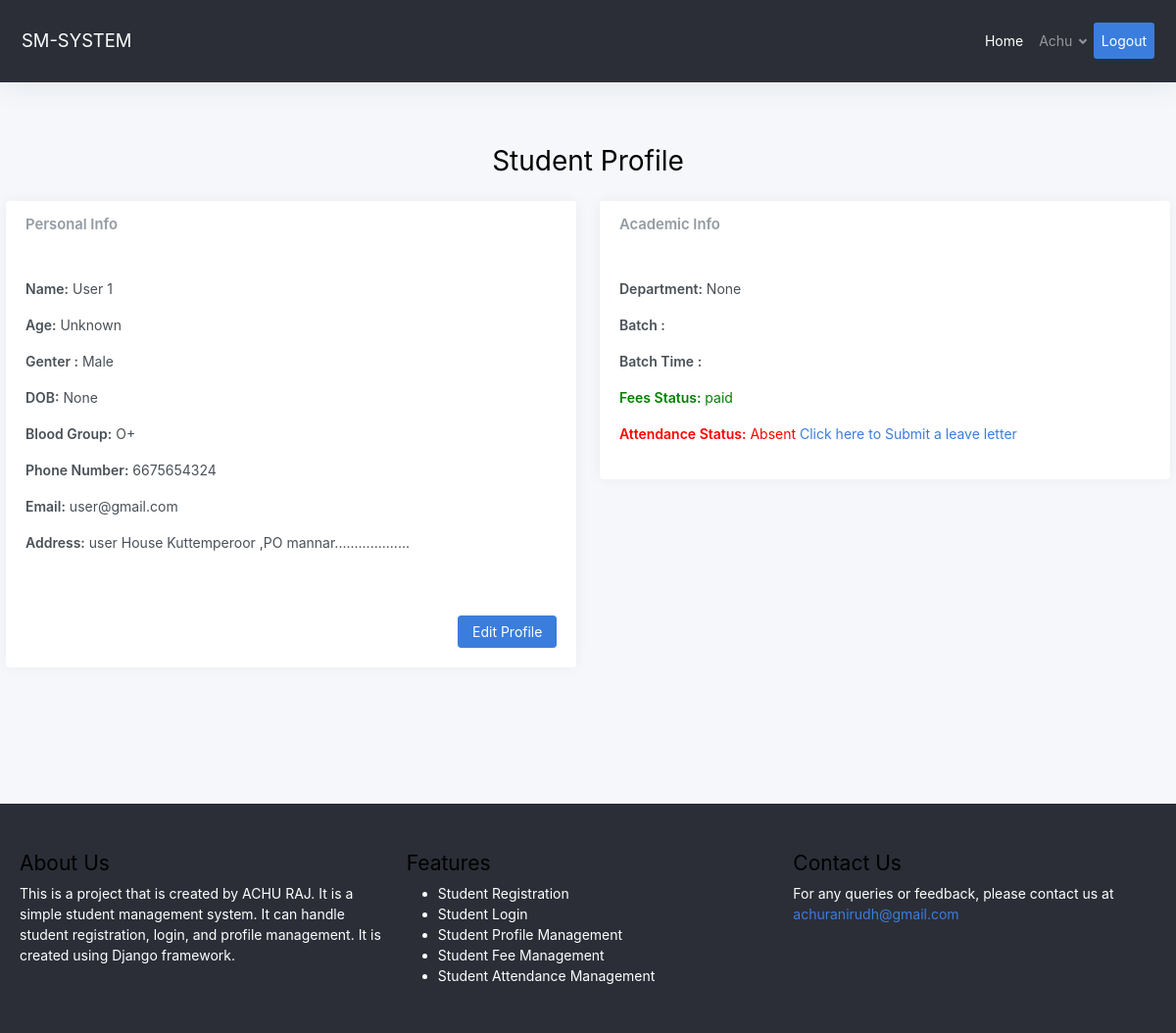
Screenshot of / (signed in) with the database file from the repository.
### home/models.py (models this page shows, shortened)
class Student(models.Model):
    first_name = models.CharField(max_length=50)
    last_name  = models.CharField(max_length=50)
    user = models.OneToOneField(User, on_delete=models.CASCADE,null=True,blank=True)
    registration_number = models.CharField(max_length=20, unique=True, null=True, blank=True)
    date_of_birth = models.DateField(null=True, blank=True)
    email = models.EmailField(null=True, blank=True)
    phone = models.BigIntegerField(null=True, blank=True)
    address = models.TextField(null=True, blank=True)
    BLOOD_GROUP_CHOICES = [
        ('A+', 'A+'),
        ('A-', 'A-'),
        ('B+', 'B+'),
        ('B-', 'B-'),
        ('AB+', 'AB+'),
        ('AB-', 'AB-'),
        ('O+', 'O+'),
        ('O-', 'O-'),
    ]
    blood_group = models.CharField(max_length=3, choices=BLOOD_GROUP_CHOICES, null=True, blank=True)
    GENDER_CHOICES = [
        ('Male', 'Male'),
        ('Female', 'Female'),
        ('Other', 'Other'),
    ]
    gender = models.CharField(max_length=6, choices=GENDER_CHOICES, null=True, blank=True)
    department = models.ForeignKey('Department', on_delete=models.SET_NULL, null=True, blank=True)
    bach = models.ForeignKey('Batch', on_delete=models.SET_NULL, null=True, blank=True)
    FEES_CHOICE = [
        ('Unpaid','Unpaid'),
        ('pending','Pending'),
        ('paid','paid'),
    ]
    fees = models.CharField(max_length=10, choices=FEES_CHOICE, null=True, blank=True)
    ATTENTANCE_CHOICE = [
        ('Present','Present'),
        ('Absent','Absent'),
    ]
    attendence = models.CharField(max_length=10, choices=ATTENTANCE_CHOICE, null=True, blank=True)

### home/views.py (the view)
# urls.py: path('', index, name='index'),
def index(request):
    if request.user.is_authenticated:
        try:
            student = request.user.student
            if student.date_of_birth:
                birth_date = student.date_of_birth
                age = (date.today() - birth_date).days // 365
            else:
                age = "Unknown"  # Default value if date_of_birth is None
        except Student.DoesNotExist:
            student = None
            age = "Unknown"  # Default value if student doesn't exist
    else:
        return redirect('login')  # Replace 'login' with your actual login URL pattern
    department_count = Department.objects.count()
    student_count = Student.objects.count()
    students_paid_fees = Student.objects.filter(fees='paid').count()
    students_Unpaid_fees = Student.objects.filter(fees='Unpaid').count()
    Attendance = Student.objects.filter(attendence='Present').count()
    absence = student_count - Attendance
    bach_count = Batch.objects.count()
    All_students = Student.objects.all()
    context = {
        'age': age,
        'student': student,
        'department_count': department_count,
        'student_count': student_count,
        'students_paid_fees': students_paid_fees,
        'students_Unpaid_fees': students_Unpaid_fees,
        'absence': absence,
        'present':Attendance,
        'bach_count':bach_count,
        'All_students':All_students,
    }
    return render(request, 'index.html', context)

### templates/index.html
{% block content %}
{% if user.is_authenticated and not user.is_staff %}
    {% include "studentprofile.html" %}
    {% elif user.is_authenticated and user.is_staff %}
        {% include "managing_index.html" %}
    {% else %}
        {% include "sampleIndex.html" %}
{% endif %}
{% endblock content %}

### templates/studentprofile.html (shortened to what this page needs)
{% extends "base.html" %}
{% block content %}
<div class="container">
  <h1 class="text-center p-3">Student Profile</h1>
  <div class="  row ">
    <div class="col-md-6 mb-3">
      <div class="card">
        <div class="card-header">
          <h3 class="card-title">Personal Info</h3>
        </div>
        <div class="card-body">
          <p><b>Name:</b> {{ student.first_name }} {{student.last_name }}</p>
          <p><b>Age:</b> {{ age }}</p>
          <p><b>Genter :</b> {{ student.gender }}</p>
          <p><b>DOB:</b> {{ student.date_of_birth }}</p>
          <p><b>Blood Group:</b> {{ student.blood_group }}</p>
          <p><b>Phone Number:</b> {{ student.phone }}</p>
          <p><b>Email:</b> {{ student.email }}</p>
          <p><b>Address:</b> {{ student.address }}</p>
          <div class="text-right pt-5">
            {% if user.is_authenticated and not user.is_staff %}
            <a href="{% url 'edit_profile' user.id %}?first_name={{ user.student.first_name }}&last_name={{ user.student.last_name }}&email={{ user.student.email }}&phone={{ user.student.phone }}&address={{ user.student.address }}" class="btn btn-primary">
               Edit Profile
            </a>
            {% endif %}
          </div>
        </div>
      </div>
    </div>
    <div class="col-md-6">
      <div class="card">
        <div class="card-header">
          <h3 class="card-title">Academic Info</h3>
        </div>
        <div class="card-body">
          <p><b>Department:</b> {{ student.department }}</p>
          <p><b>Batch :</b> {{student.bach.month}} {{ student.bach.bach}}</p>
          <p><b>Batch Time :</b> {{student.bach.class_time}}</p>
          <p style="color: {% if student.fees == 'Unpaid' %}red{% elif student.fees == 'paid' %}green{% else %}blue{% endif %};">
            <b>Fees Status:</b> {{ student.fees|default_if_none:'N/A' }}
          </p>
          <p style="color:  {% if student.attendence == 'Absent' %} red {% else %}green{% endif %}; ">
            <b style="">Attendance Status:</b>
            {{ student.attendence}} {% if user.student.attendence == 'Absent' and user.is_authenticated and not user.is_staff %} <a href="{% url "leave_letter" user.student.id %}">Click here to Submit a leave letter</a> {% endif %}
          </p>
        </div>
      </div>
    </div>
  </div>
</div>
{% endblock content %}

### templates/nav.html (shortened to what this page needs)
<nav class="navbar navbar-expand-lg navbar-dark" style="background-color: #2b2e37;">
    <a class="navbar-brand" href="#">SM-SYSTEM</a>
    <div class="collapse navbar-collapse" id="navbarNav" >
        <ul class="navbar-nav ml-auto">
            <li class="nav-item active">
                <a class="nav-link" href="{% url "index" %}">Home <span class="sr-only">(current)</span></a>
            </li>
            <li class="nav-item">
                {% if user.is_authenticated %}
                {% if user.is_staff %}
                <li class="nav-item dropdown">
                    <a class="nav-link dropdown-toggle" href="{% url 'admin:index' %}" role="button" data-toggle="dropdown" aria-expanded="false">
                        {{ user.username }}
                    </a>
                    <div class="dropdown-menu" aria-labelledby="navbarDropdown">
                        <a class="dropdown-item" href="{% url 'admin:index' %}">Admin Panel</a>
                    </div>
                </li>
                {% else %}
                <li class="nav-item">
                    <li class="nav-item dropdown">
                        <a class="nav-link dropdown-toggle" href="#" id="navbarDropdown" role="button" data-toggle="dropdown" aria-haspopup="true" aria-expanded="false">
                                    {{ user.username }}
                                </a>
                            </li>
                            {% endif %}
                            {% endif %}
                        </li>
                        <li class="nav-item  rounded bg-primary text-white">
                            {% if user.is_authenticated %}
                            <a class="nav-link active p-2" href="{% url 'logout' %}?next={{ request.path }}" onclick="event.preventDefault(); document.getElementById('logout-form').submit();">Logout</a>
                            {% else %}
                    <a class="nav-link active p-2" href="{% url 'login' %}">Login</a>
                    {% endif %}
                </li>
            </li>
        </ul>
    </div>
</nav>

### rows the page displays
Student: first_name "User", last_name "1", gender "Male", date_of_birth "None", blood_group "O+", phone "6675654324", email "user@gmail.com", address "user House Kuttemperoor ,PO mannar...................", department "None", fees "paid", attendence "Absent"

### other values shown
{{ user.username }} "Achu"
{{ age }} "Unknown"
